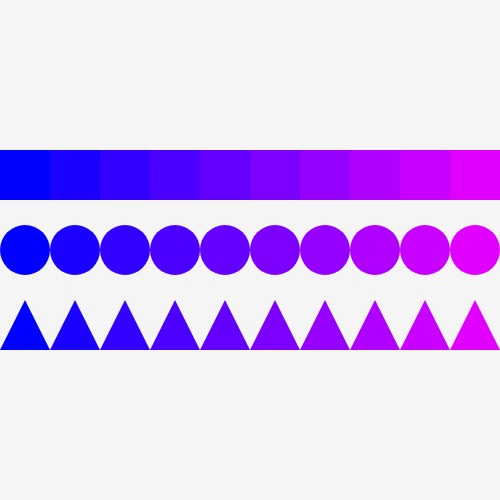
Frame 1 (no input)
Frame 60 (no input): identical to frame 1, image omitted
Frame 120 (the mouse pressed at the canvas centre since frame 60): identical to frame 1, image omitted

The p5.js sketch that drew this single still picture (run headless with seeded random() and noise() and a simulated clock; from frame 60 on, the mouse is pressed at the canvas centre):

// p5.js sketch
// ── sketch.js
/* * * * * * * * * * * * * * * * * * * * * * * *
       Iteration
 * * * * * * * * * * * * * * * * * * * * * * * */

//declare a variable 'w' and give it a value
//we will use this to control the width of the rectangles
var w = 50;
var h = 50;

//setup is run once when the webpage is first loaded
function setup() {
  createCanvas(500, 500);
  noStroke();
  
}

//do our drawing in the draw() loop
function draw() {

  //background color set to light grey
  background(245);
  
  //a for-loop iterates through a set of commands within the code block a defined number of times
  //It typically has three elements, separated by semi-colons
  //Firstly, you declare a counter variable (this is conventionally called 'i') and most often you want to give this a value of '0'
  //Secondly, you tell it how high you want it to count to--our counter 'i' must be less than 10
  //Finally, 'i++' means that every time the instructions are repeated, increment our counter 'i' by one
  //Thus, on the first loop, i=0; on the second loop, i=1; on the third, i=2, etc...
  
  for(let i=0; i<10; i=i+1){
    fill(25*i, 0, 255); //multiply the 'red' fill value by 'i' so that it increases every time the loop is executed
    rect(i*w, 150, w, h); //move each rectangle horizontally to the right each iteration
    
    ellipse(i*w+w/2, 250, w, h); //move each ellipse horizontally
    
    triangle(i*w, 350, i*w+w/2, 350-h, i*w+w, 350); //some messy looking arithmetic here, but basically doing the same as above but for triangles
  }
  
}
